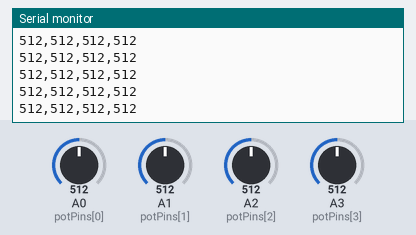
Recording of a sketch running on a simulated Arduino Uno, built with avr-gcc and run on an emulated ATmega328P. Shown: the last lines printed to the serial monitor. The test bench sets the inputs (shaded band); at power-on: A0 (potPins[0]) = 512, A1 (potPins[1]) = 512, A2 (potPins[2]) = 512, A3 (potPins[3]) = 512.

Above: at 1.2 s.
1.3 s: A0 (potPins[0]) set to 716
At 1.31 s:
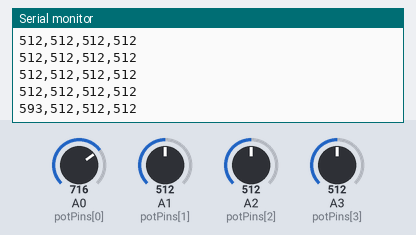
2.8 s: A1 (potPins[1]) set to 716
At 2.83 s:
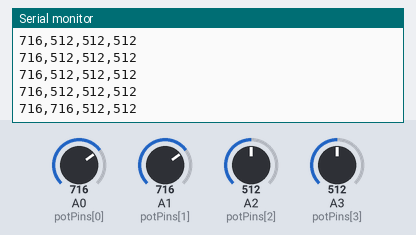
4.3 s: A2 (potPins[2]) set to 716
At 4.34 s:
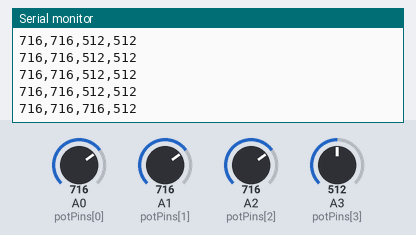
5.8 s: A3 (potPins[3]) set to 716
At 5.85 s:
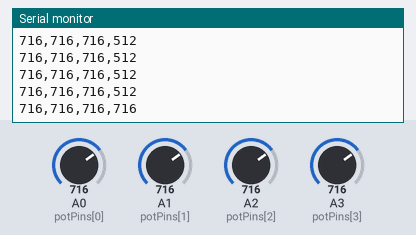
7.3 s: A0 (potPins[0]) set to 992
At 7.31 s:
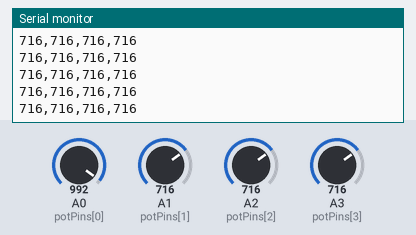
8.8 s: A1 (potPins[1]) set to 992
At 8.82 s:
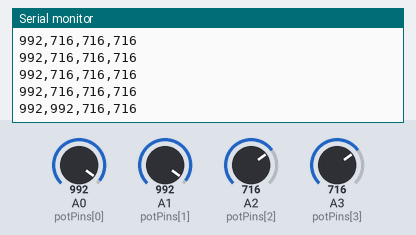
Timing chart, 0 to 11.3 s (numbered marks = the images above; inputs shaded):
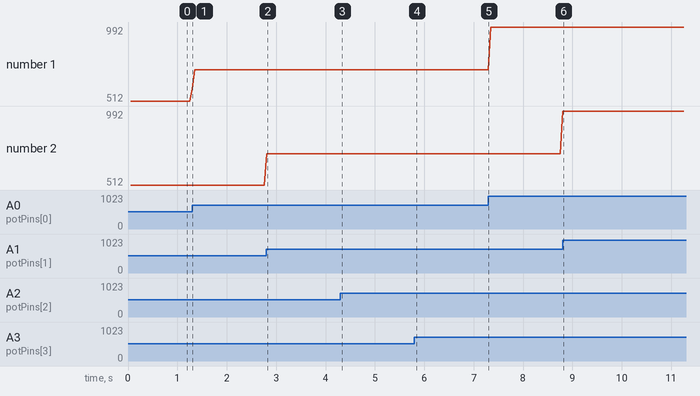

Measured:
- after the input at 1.3 s, the serial monitor: prints a new line at once (image 1)
- after the input at 2.8 s, the serial monitor: prints a new line at once (image 2)
- after the input at 4.3 s, the serial monitor: prints a new line at once (image 3)
- after the input at 5.8 s, the serial monitor: prints a new line at once (image 4)
- after the input at 8.8 s, the serial monitor: prints a new line at once (image 6)
- plotted number 1: 512 → 716 after the input at 1.3 s, 716 → 992 after the input at 7.3 s

The sketch:

Practica3.ino
```cpp
const int potPins[] = {A0, A1, A2, A3};  // Pines analógicos
const int numPots = 4;                   // Número de potenciómetros
unsigned long lastSend = 0;              // Control de tiempo

void setup() {
  Serial.begin(115200);
  while (!Serial);
  Serial.println("ARDUINO_INICIADO");
}

void loop() {
  if (millis() - lastSend >= 50) {
    leerYEnviarPotenciometros();  // Nombre de función sin acento
    lastSend = millis();
  }
}

// Nombre de función corregido
void leerYEnviarPotenciometros() {
  static String datos;
  datos.reserve(30);

  for (int i = 0; i < numPots; i++) {
    int valor = 0;
    for (int j = 0; j < 5; j++) {
      valor += analogRead(potPins[i]);
    }
    valor /= 5;

    datos += String(valor);
    if (i < numPots - 1) datos += ",";
  }
  datos += "\n";

  Serial.print(datos);
  datos = "";
}
```
